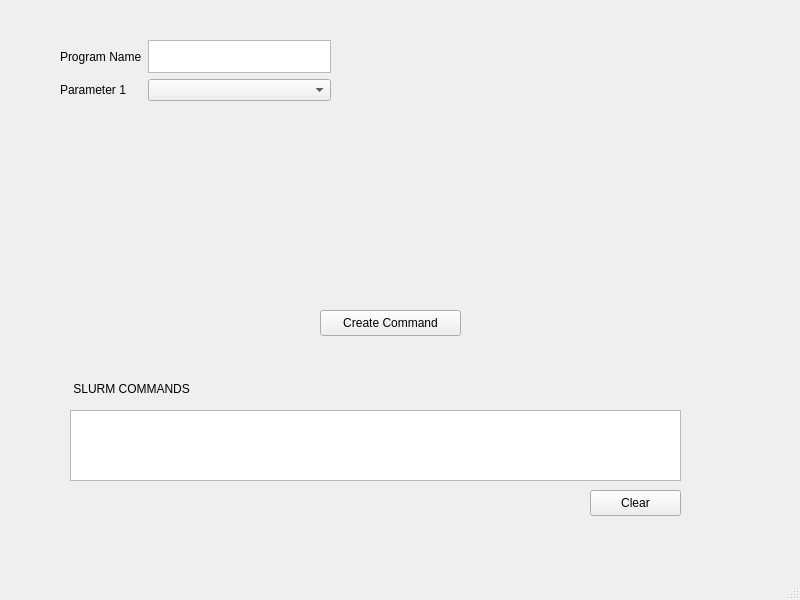
<?xml version="1.0" encoding="UTF-8"?>
<ui version="4.0">
 <class>MainWindow</class>
 <widget class="QMainWindow" name="MainWindow">
  <property name="geometry">
   <rect>
    <x>0</x>
    <y>0</y>
    <width>800</width>
    <height>600</height>
   </rect>
  </property>
  <property name="windowTitle">
   <string>EPIC UI</string>
  </property>
  <widget class="QWidget" name="centralwidget">
   <widget class="QWidget" name="gridLayoutWidget">
    <property name="geometry">
     <rect>
      <x>60</x>
      <y>40</y>
      <width>271</width>
      <height>61</height>
     </rect>
    </property>
    <layout class="QGridLayout" name="gridLayout">
     <item row="0" column="0">
      <widget class="QLabel" name="lblProgramName">
       <property name="text">
        <string>Program Name</string>
       </property>
      </widget>
     </item>
     <item row="1" column="0">
      <widget class="QLabel" name="lblParameter1">
       <property name="text">
        <string>Parameter 1</string>
       </property>
      </widget>
     </item>
     <item row="0" column="1">
      <widget class="QPlainTextEdit" name="plainTextEdit"/>
     </item>
     <item row="1" column="1">
      <widget class="QComboBox" name="comboBox"/>
     </item>
    </layout>
   </widget>
   <widget class="QPushButton" name="btnCreateCommand">
    <property name="geometry">
     <rect>
      <x>320</x>
      <y>310</y>
      <width>141</width>
      <height>26</height>
     </rect>
    </property>
    <property name="text">
     <string>Create Command</string>
    </property>
   </widget>
   <widget class="QTextBrowser" name="textDisplayCommands">
    <property name="geometry">
     <rect>
      <x>70</x>
      <y>410</y>
      <width>611</width>
      <height>71</height>
     </rect>
    </property>
   </widget>
   <widget class="QLabel" name="label_3">
    <property name="geometry">
     <rect>
      <x>70</x>
      <y>380</y>
      <width>151</width>
      <height>18</height>
     </rect>
    </property>
    <property name="text">
     <string> SLURM COMMANDS</string>
    </property>
   </widget>
   <widget class="QPushButton" name="btnClearCommands">
    <property name="geometry">
     <rect>
      <x>590</x>
      <y>490</y>
      <width>91</width>
      <height>26</height>
     </rect>
    </property>
    <property name="text">
     <string>Clear</string>
    </property>
   </widget>
  </widget>
  <widget class="QMenuBar" name="menubar">
   <property name="geometry">
    <rect>
     <x>0</x>
     <y>0</y>
     <width>800</width>
     <height>23</height>
    </rect>
   </property>
  </widget>
  <widget class="QStatusBar" name="statusbar"/>
 </widget>
 <resources/>
 <connections/>
</ui>
